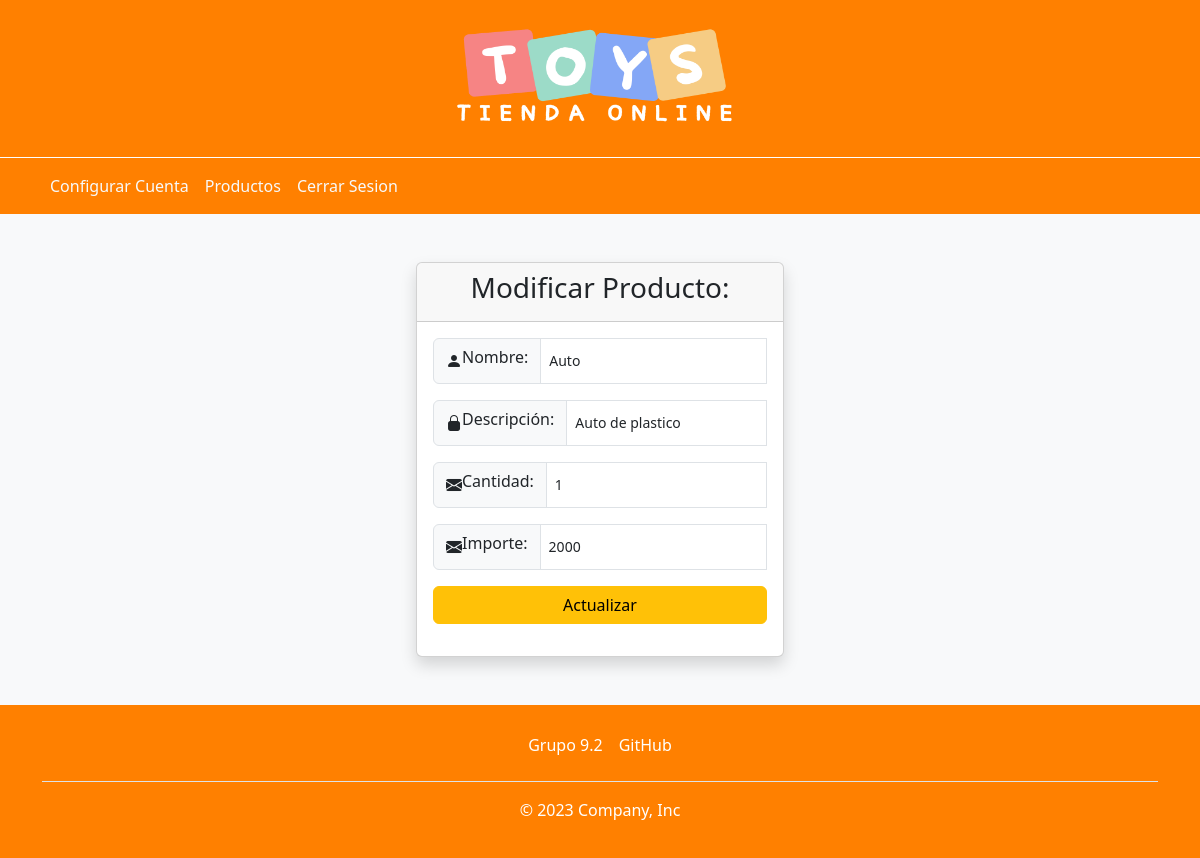
The page /Vista/deposito/accion/actualizarProducto.php?idproducto=1 (signed in) on the database its author committed.
### tables this page shows
CREATE TABLE `menu` (
  `idmenu` bigint(20) NOT NULL,
  `menombre` varchar(50) NOT NULL COMMENT 'Nombre del item del menu',
  `medescripcion` varchar(124) NOT NULL COMMENT 'Descripcion mas detallada del item del menu',
  `idpadre` bigint(20) DEFAULT NULL COMMENT 'Referencia al id del menu que es subitem',
  `medeshabilitado` timestamp NULL DEFAULT current_timestamp() COMMENT 'Fecha en la que el menu fue deshabilitado por ultima vez'
);

CREATE TABLE `producto` (
  `idproducto` bigint(20) NOT NULL,
  `pronombre` varchar(20) NOT NULL,
  `prodetalle` varchar(512) NOT NULL,
  `procantstock` int(11) NOT NULL,
  `proimporte` int(5) NOT NULL
);

### util/funciones.php (called while the page is built, shortened)
<?php
function data_submitted() {
    $_AAux= array();
    if (!empty($_POST))
        $_AAux =$_POST;
        else
            if(!empty($_GET)) {
                $_AAux =$_GET;
            }
        return $_AAux;
}
spl_autoload_register(function($class_name) {
    $directorys = array(
        $GLOBALS['ROOT'].'Modelo/',
        $GLOBALS['ROOT'].'Modelo/conector/',
        $GLOBALS['ROOT'].'Control/',
        $GLOBALS['ROOT'].'util/',
        $GLOBALS['ROOT'].'Test/',
    );
}
)
?>

### Control/Session.php (called while the page is built, shortened)
<?php
class Session{
    public function validar(){
        $inicia=false;
        if(isset($_SESSION['idusuario']) && $this->activa()){
           $inicia=true;
        }
        return $inicia;
    }
    public function activa(){
        $activa=false;
        if(session_status()===PHP_SESSION_ACTIVE){
            $activa=true;
        }
        return $activa;
    }
}

### Modelo/Rol.php (called while the page is built, shortened)
<?php
class Rol{
    private $idrol;
    public function __construct(){
        $this->idrol="";
    }
    public function getIdrol(){
        return $this->idrol;
    }
    public function setIdrol($idrol){
        $this->idrol = $idrol;
    }
    public function cargar(){
        $resp = false;
        $base=new BaseDatos();
        $sql="SELECT * FROM rol WHERE idrol = ".$this->getIdrol();
        if ($base->Iniciar()) {
            $res = $base->Ejecutar($sql);
        } else {
            $this->setmensajeoperacion("Rol->listar: ".$base->getError());
        }
        return $resp;
    }
}
?>

### Control/AbmMenuRol.php (called while the page is built, shortened)
<?php
class AbmMenuRol {
    public function buscar($param){
        $where = " true ";
        $arreglo = MenuRol::listar($where);
        return $arreglo;
    }public function menuesByIdRol($objRol)
    {
        $param['idRol'] = $objRol->getIdrol();
        $objMenuObjRol = $this->buscar($param);
        $menuesRoles = [];
        foreach ($objMenuObjRol as $objMenuRol) {
            if (is_array($objMenuRol)) {
                foreach ($objMenuRol as $objMR) {
                    if ($objMR->getObjRol()->getIdrol() == $param['idRol']) {
                        array_push($menuesRoles, $objMR);
                    }
                }
            } else {
                if ($objMenuRol->getObjRol()->getIdrol() == $param['idRol']) {
                    array_push($menuesRoles, $objMenuRol);
                }
            }
        }
        $menues = [];
        foreach ($menuesRoles as $objetos) {
            array_push($menues, $objetos->getObjmenu());
        }
        return $menues;
    }
}
?>

### Modelo/Menu.php (called while the page is built, shortened)
<?php
class Menu {
    private $idmenu;
    public function getIdmenu()
    {
        return $this->idmenu;
    }
    public function setIdmenu($idmenu)
    {
        $this->idmenu = $idmenu;
    }
    public function __construct(){
         $this->idmenu="";
     }
    public function cargar(){
        $resp = false;
        $base=new BaseDatos();
        $sql="SELECT * FROM menu WHERE idmenu = ".$this->getIdmenu();
        if ($base->Iniciar()) {
            $res = $base->Ejecutar($sql);
            if($res>-1){
                if($res>0){
                    $row = $base->Registro();
                    $objMenuPadre =null;
                }
            }
        } else {
            $this->setmensajeoperacion("Menu->cargar: ".$base->getError()[2]);
        }
        return $resp;
    }
    }
?>

### Modelo/conector/BaseDatos.php (called while the page is built, shortened)
<?php
class BaseDatos extends PDO {
  	private $conec;
  	private $indice;
  	private $resultado;
    public function __construct(){
        $this->indice =0;
        try {
           $this->conec=true;
        }catch (PDOException $e) {
            $this->sql = $e->getMessage();
            $this->conec=false;
        }
    }
    public function Iniciar(){
        return $this->getConec();
    }
    public function getConec(){
        return $this->conec;
    }
    public function setSQL($e){
        return "\n".$this->sql = $e;
    }
    public function Ejecutar($sql){
        if ( stristr($sql,"select")){
            $resp =  $this->EjecutarSelect($sql);
        }
        return $resp;
   }
   private function EjecutarSelect($sql){
       $cant = -1;
       $resultado=parent::query($sql);
       if(!$resultado){
           $this->analizarDebug();
       }else {
          $arregloResult = $resultado->fetchAll();
          $cant = count($arregloResult);
       }
       return $cant;
   }
   public function Registro() {
       $filaActual = false;
       $indiceActual = $this->getIndice();
       if ($indiceActual>=0) {
           $filas = $this->getResultado();
           if($indiceActual<count($filas)){
               $filaActual =  $filas[$indiceActual];
           }else {
               $this->setIndice(-1);
           }
       }
       return $filaActual;
   }
   private function setIndice ($valor){
       $this->indice = $valor;
   }
   private function getIndice (){
       return $this->indice;
   }
   private function setResultado($valor){
       $this->resultado = $valor;
   }
   private function getResultado(){
      return $this->resultado;
   }
}

### Modelo/MenuRol.php (called while the page is built, shortened)
<?php
class MenuRol{
    private $objmenu;
    private $objrol;
    public function __construct(){
        $this->objmenu=NULL;
        $this->objrol=NULL;
    }
    public function getObjmenu(){
        return $this->objmenu;
    }
    public function getObjrol(){
        return $this->objrol;
    }
    public function setObjmenu($valor){
        $this->objmenu = $valor;
    }
    public function setObjrol($valor){
        $this->objrol = $valor;
    }
    public static function listar($parametro=""){
        $arreglo = array();
        $base=new BaseDatos();
        $sql="SELECT * FROM menurol INNER JOIN rol ON rol.idrol=menurol.idrol INNER JOIN menu ON menu.idmenu=menurol.idmenu  ";
        if ($parametro!="") {
            $sql.='WHERE '.$parametro;
        }
        $res = $base->Ejecutar($sql);
        if($res>-1){
            if($res>0){
                while ($row = $base->Registro()){
                    $objmenu =null;
                    $objRol =null;
                    if($row['idrol']!=null){
                        $objRol = new Rol();
                        $objRol->setIdrol($row['idrol']);
                        $objRol->cargar();
                    }
                    if($row['idmenu']!=null){
                        $objmenu = new Menu();
                        $objmenu->setIdmenu($row['idmenu']);
                        $objmenu->cargar();
                    }
                    $obj= new MenuRol();
                    $obj->setear($objmenu, $objRol);
                    array_push($arreglo, $obj);
                }
            }
        } else {
        }
        return $arreglo;
    }
}

### Modelo/Producto.php (called while the page is built, shortened)
<?php
class Producto {
    private $idproducto;
    private $pronombre;
    private $prodetalle;
    private $procantstock;
    private $proimporte;
    public function __construct(){
        $this->idproducto="";
        $this->pronombre="";
        $this->prodetalle="";
        $this->procantstock="";
        $this->proimporte="";
    }
    public function getIdproducto(){
        return $this->idproducto;
    }
    public function getPronombre(){
        return $this->pronombre;
    }
    public function getProdetalle(){
        return $this->prodetalle;
    }
    public function getProcantstock(){
        return $this->procantstock;
    }
    public function getProimporte(){
        return $this->proimporte;
    }
    public function setIdproducto($valor){
        $this->idproducto = $valor;
    }
    public function setPronombre($valor){
        $this->pronombre = $valor;
    }
    public function setProdetalle($valor){
        $this->prodetalle = $valor;
    }
    public function setProcantstock($valor){
        $this->procantstock = $valor;
    }
    public function setProimporte($valor){
        $this->proimporte= $valor;
    }
    public static function listar($parametro=""){
        $arreglo = array();
        $base=new BaseDatos();
        $sql="SELECT * FROM producto ";
        if ($parametro!="") {
            $sql.='WHERE '.$parametro;
        }
        $res = $base->Ejecutar($sql);
        if($res>-1){
            if($res>0){
                while ($row = $base->Registro()){
                    $obj = new Producto();
                    $obj->setear($row['idproducto'], $row['pronombre'], $row['prodetalle'], $row['procantstock'], $row['proimporte']);
                    array_push($arreglo, $obj);
                }
            }
        } else {
        }
        return $arreglo;
    }
}

### Control/AbmProducto.php (called while the page is built, shortened)
<?php
class AbmProducto {
    public function buscar($param){
        $where = " true ";
        $arreglo = Producto::listar($where);
        return $arreglo;
    }
    public function buscarID($datos){
        $productos = $this->buscar(null);
        $idIngresado = (int)$datos["idproducto"];
        $obj = null;
        foreach ($productos as $producto) {
            if ($idIngresado === $producto->getIdProducto()) {
                $obj = $producto;
                break;
            }
        }
        return $obj;
    }
}
?>

### Vista/deposito/accion/actualizarProducto.php (the view, shortened to what this page needs)
<?php
include_once(STRUCTURE_PATH . "cabecera.php");
$datos = data_submitted();
$producto = new AbmProducto();
$objEncontrado = $producto->buscarID($datos);
if ($objEncontrado != null) {
    ?>
 <div class="main-content d-flex flex-column">
    <main class="p-5 text-center bg-light flex-grow-1">
        <div class="justify-content-md-center align-items-center">
            <div class="card shadow col-sm-8 col-md-6 col-lg-5 col-xl-4 mx-auto">
                <div class="card-header">
                    <h3 class="text-dark">Modificar Producto:</h3>
                </div>
                <div class="card-body">
                    <form class="d-flex flex-column needs-validation" method="post" action="verificarProducto.php" id="formProductos" name="formProductos">
                        <div class="mb-3">
                            <div class="input-group">
                                <span class="input-group-text" id="basic-addon1">
                                    <i class="bi bi-person-fill"></i>
                                    <label for="pronombre" class="form-label">Nombre:</label>
                                </span>
                                <input type="text" name="pronombre" id="pronombre" class="form-control form-control-sm validate" maxlength="30" value="<?php echo $objEncontrado->getPronombre(); ?>" required>
                            </div>
                        </div>
                        <div class="mb-3">
                            <div class="input-group">
                                <span class="input-group-text" id="basic-addon1">
                                    <i class="bi bi-lock-fill"></i>
                                    <label for="prodetalle" class="form-label">Descripción:</label>
                                </span>
                                <input type="text" name="prodetalle" id="prodetalle" class="form-control form-control-sm validate" maxlength="30" value="<?php echo $objEncontrado->getProdetalle(); ?>" required>
                            </div>
                        </div>
                        <div class="mb-3">
                              <div class="input-group">
                                <span class="input-group-text" id="basic-addon1">
                                     <i class="bi bi-envelope-fill"></i>
                                      <label for="procantstock" class="form-label">Cantidad:</label>
                                </span>
                               <input type="number" name="procantstock" id="procantstock" class="form-control form-control-sm validate" value="<?php echo $objEncontrado->getProcantstock(); ?>" required>
                                </div>
                            </div>
                            <div class="mb-3">
                                 <div class="input-group">
                                    <span class="input-group-text" id="basic-addon1">
                                    <i class="bi bi-envelope-fill"></i>
                                    <label for="proimporte" class="form-label">Importe:</label>
                                </span>
                            <input type="number" name="proimporte" id="proimporte" class="form-control form-control-sm validate" value="<?php echo $objEncontrado->getProimporte(); ?>" required>
                            </div>
                        </div>
                        <div class="d-grid">
                            <button type="submit" class="btn btn-warning">Actualizar</button>
                        </div>
                    </form>
                </div>
            </div>
        </div>
    </main>
</div>
    <?php
} else {
    echo "Producto no encontrado.";
}
include(STRUCTURE_PATH . "pie.php");
?>

### Vista/Estructura/cabecera.php (shortened to what this page needs)
<?php
include_once("links.php");
?>
<!DOCTYPE html>
<html lang="es">
<head>
</head>
<body>
<header class="py-3 text-center" style="background-color: #ff8000; color: #fff; border-bottom: 1px solid #fff;">
    <div class="container d-flex justify-content-center align-items-center">
        <a href="../publico/index.php" class="d-flex align-items-center text-white text-decoration-none">
            <img src="../img/icon.png" alt="Ícono" width="300" height="125">
        </a>
    </div>
</header>
    <nav id="menu-container" class="py-2" style="background-color: #ff8000; color: #fff;">
    <?php
    $session = new Session();
    if ($session->validar()) {
        $roles = $_SESSION["roles"];
        $objMenuRol = new AbmMenuRol();
        $menues = $objMenuRol->menuesByIdRol($roles[0]);
        echo '<div class="container d-flex flex-wrap">';
        echo '<ul class="nav me-auto">';
        foreach ($menues as $objMenu) {
            if ($objMenu->getMeDeshabilitado() == NULL) {
             $baseURL = "http://localhost/TPfinal2023/Vista/";
        echo '<li class="nav-item"><a href="' . $baseURL . $objMenu->getMeDescripcion() . '" class="nav-link link-light px-2">' . $objMenu->getMeNombre() . '</a></li>';           }}
        echo '</ul>';
        echo '</div>';
    }
    ?>
</nav>

### Vista/css/style.css (style rules this page uses)
body { display: flex; flex-direction: column; min-height: 100vh; }
main { flex: 1; background-color: #f0f0f0; padding: 20px; }

### rows shown on the page
menu: menombre "Configurar Cuenta"
menu: menombre "Productos"
menu: menombre "Cerrar Sesion"
producto: pronombre "Auto", prodetalle "Auto de plastico", procantstock "1", proimporte "2000"
